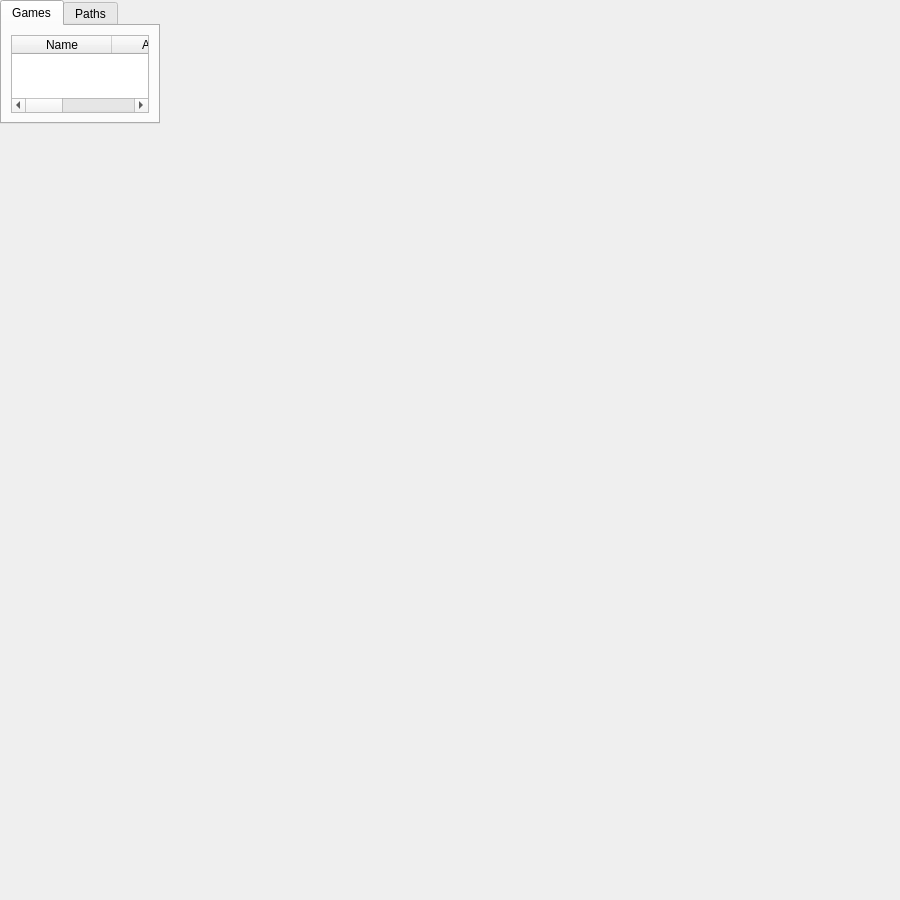
<?xml version="1.0" encoding="UTF-8"?>
<ui version="4.0">
 <class>root</class>
 <widget class="QWidget" name="root">
  <property name="geometry">
   <rect>
    <x>0</x>
    <y>0</y>
    <width>900</width>
    <height>900</height>
   </rect>
  </property>
  <property name="sizePolicy">
   <sizepolicy hsizetype="Expanding" vsizetype="Expanding">
    <horstretch>1</horstretch>
    <verstretch>1</verstretch>
   </sizepolicy>
  </property>
  <property name="windowTitle">
   <string>Form</string>
  </property>
  <widget class="QWidget" name="verticalLayoutWidget_2">
   <property name="geometry">
    <rect>
     <x>0</x>
     <y>0</y>
     <width>160</width>
     <height>124</height>
    </rect>
   </property>
   <layout class="QVBoxLayout" name="verticalLayout_3">
    <property name="sizeConstraint">
     <enum>QLayout::SetMaximumSize</enum>
    </property>
    <item>
     <widget class="QTabWidget" name="root_tabs">
      <property name="sizePolicy">
       <sizepolicy hsizetype="Expanding" vsizetype="Expanding">
        <horstretch>1</horstretch>
        <verstretch>1</verstretch>
       </sizepolicy>
      </property>
      <property name="currentIndex">
       <number>0</number>
      </property>
      <property name="usesScrollButtons">
       <bool>true</bool>
      </property>
      <widget class="QWidget" name="games_tab">
       <property name="sizePolicy">
        <sizepolicy hsizetype="Expanding" vsizetype="Expanding">
         <horstretch>1</horstretch>
         <verstretch>1</verstretch>
        </sizepolicy>
       </property>
       <attribute name="title">
        <string>Games</string>
       </attribute>
       <layout class="QVBoxLayout" name="verticalLayout_2">
        <item>
         <layout class="QVBoxLayout" name="verticalLayout" stretch="0">
          <property name="sizeConstraint">
           <enum>QLayout::SetMaximumSize</enum>
          </property>
          <item>
           <widget class="QTableWidget" name="games_list">
            <property name="sizePolicy">
             <sizepolicy hsizetype="Expanding" vsizetype="Expanding">
              <horstretch>1</horstretch>
              <verstretch>1</verstretch>
             </sizepolicy>
            </property>
            <column>
             <property name="text">
              <string>Name</string>
             </property>
            </column>
            <column>
             <property name="text">
              <string>Archive</string>
             </property>
            </column>
            <column>
             <property name="text">
              <string>Local</string>
             </property>
            </column>
           </widget>
          </item>
         </layout>
        </item>
       </layout>
      </widget>
      <widget class="QWidget" name="paths_tab">
       <property name="sizePolicy">
        <sizepolicy hsizetype="Expanding" vsizetype="Expanding">
         <horstretch>1</horstretch>
         <verstretch>1</verstretch>
        </sizepolicy>
       </property>
       <attribute name="title">
        <string>Paths</string>
       </attribute>
      </widget>
     </widget>
    </item>
   </layout>
  </widget>
 </widget>
 <resources/>
 <connections/>
</ui>
